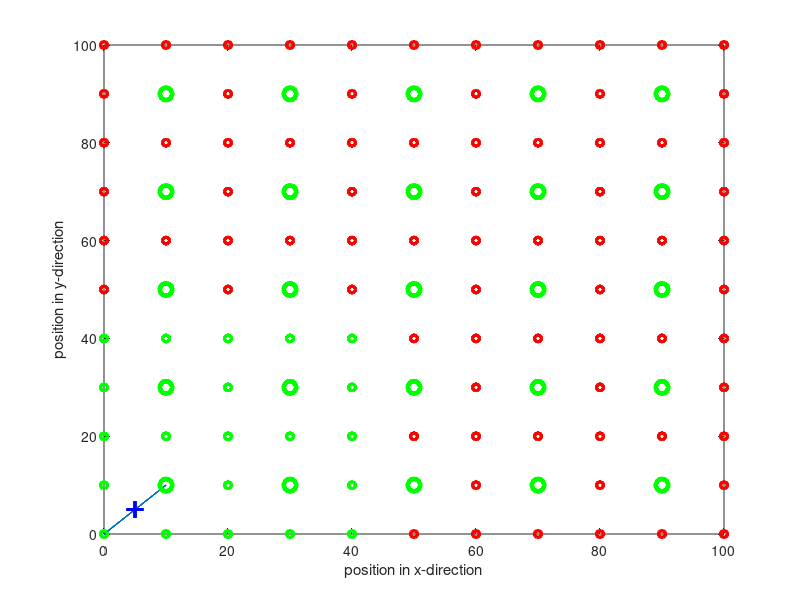

MATLAB code to generate this figure:
clc;
close all;
clear all;


%% Establish a 100*100 area sensor network %%
%s = struct('pr', {}, 'process', {},'cellhead', {},'pwrnow', {}, 'pwrnext', {},'x',{},'y',{},'txrx',{});
f1 = figure(1);
    clf
        k=1;
        s(1).txrx=0;
               for i=0:10:100
                   for j=0:10:100
                       
                       s(k).x=j;
                       s(k).y=i;
                       
                       s(k).pwrnow=1;
                       s(k).pwrnext=0;
                       if rem(s(k).x/10,2)==1 && rem(s(k).y/10,2)==1
                            s(k).cellhead=1;
                            s(k).txrx=0;
                            if s(k).x>10        %% set the transmit location
                                a=s(k).x-20;
                            else
                              a=10;
                            end
                            if s(k).y>10
                                b=s(k).y-20;
                            else
                                b=10;
                            end
                            if s(k).x==10 && s(k).y==10
                                a=0;
                                b=0;
                            end
                                s(k).transmitloc=[a b];
                            
                       else
                            s(k).cellhead=0;
                       end
                       
                       k=k+1;
                   end
               end
               
               
    
    grid on
    for k=1:121
        
                       if s(k).pwrnow==1
                           if s(k).cellhead==1
                                plot(s(k).x,s(k).y,'go','MarkerSize',9,'lineWidth',3);
                                hold on
                           else
                                plot(s(k).x,s(k).y,'go','MarkerSize',5,'lineWidth',2);
                                hold on
                           end
                            
                       else
                            if s(k).cellhead==1
                                plot(s(k).x,s(k).y,'go','MarkerSize',9,'lineWidth',3);
                                hold on
                           else
                                plot(s(k).x,s(k).y,'ro','MarkerSize',5,'lineWidth',2);
                                hold on
                           end
                       end
    end
    
 %% Input %%
    
    num=input('number of iterations to predict');
    
    Pt1=100;    % Transmitted power of target1
    
    
    for t=1:num
        tg1(t,1)=input('x-coordinate of target');
        tg1(t,2)=input('y-coordinate of target');
       
  
    %plot(tg1(:,1),tg1(:,2),'b+','MarkerSize',5,'lineWidth',2);
    Pt1=100;
    %hold on;
    for k=1:121
        d2=(tg1(t,1)-s(k).x)^2+(tg1(t,2)-s(k).y)^2;    %d^2
                       s(k).pr=Pt1/d2;
                       
    end
    
    %% Transmit to neighbourhood sensors %%
    r=15;
    
    for k=1:121
        n=1;
        for j=1:121
            d=sqrt((s(k).x-s(j).x)^2+(s(k).y-s(j).y)^2);
            if d<=r
                s(k).rcpr(n,:)=[s(j).x s(j).y s(j).pr];
                n=n+1;
            end
        end
    end
    
    %% processing at cellhead %%
    th=0.4;
    for k=1:121
        if s(k).cellhead==1
            n=0;
            for j=1:9
                if s(k).rcpr(j,3)>=th
                    n=n+1;
                end
            end
            
            if n>=5
                for j=2:1:9
                    for i=j-1:-1:1
                        if s(k).rcpr(i,3)<s(k).rcpr(i+1,3)
                            
                            temp=s(k).rcpr(i+1,:);
                            s(k).rcpr(i+1,:)=s(k).rcpr(i,:);
                            s(k).rcpr(i,:)=temp;
                        end
                    end
                end
                noisePow = 0; 
                networkSize = 10;  
                distance = zeros(4,1);
                for i=1:4
                   anchorLoc(i,1)=s(k).rcpr(i,1); 
                   anchorLoc(i,2)=s(k).rcpr(i,2); 
                   
                   distance(i) = sqrt(Pt1/s(k).rcpr(i,3));
                end
                
                % noisy measurements
    distanceNoisy = distance + distance.*noisePow./100.*(rand(4,1)-1/2);
    
    % using gussian newton to solve the problem
    
    numOfIteration = 5;
    
    % Initial guess (random locatio)
    mobileLocEst(t,:) = min(anchorLoc)+networkSize*rand(1,2);
    % repeatation
    for i = 1 : numOfIteration
        % computing the esimated distances
        distanceEst   = sqrt(sum( (anchorLoc - repmat(mobileLocEst(t,:),4,1)).^2 , 2));
        % computing the derivatives
            % d0 = sqrt( (x-x0)^2 + (y-y0)^2 )
            % derivatives -> d(d0)/dx = (x-x0)/d0
            % derivatives -> d(d0)/dy = (y-y0)/d0
        distanceDrv   = [(mobileLocEst(t,1)-anchorLoc(:,1))./distanceEst ... % x-coordinate
                         (mobileLocEst(t,2)-anchorLoc(:,2))./distanceEst];   % y-coordinate
        % delta 
        delta = - (distanceDrv.'*distanceDrv)^-1*distanceDrv.' * (distanceEst - distanceNoisy);
        % Updating the estimation
        mobileLocEst(t,:) = mobileLocEst(t,:) + delta.';
        
    end
    s(k).targetLocation=mobileLocEst(t,:);
    s(k).txrx=s(k).targetLocation;
    m=k;
    
    while m~=1
    xt=s(m).transmitloc(1);
    yt=s(m).transmitloc(2);
    X=[s(m).x xt];
    Y=[s(m).y yt];
    line(X,Y);
    for l=1:121
        if s(l).x==xt && s(l).y==yt
           s(l).txrx=s(m).txrx; 
           break
        end
    end
    m=l;
    end
    
    
    
    plot(mobileLocEst(t,1),mobileLocEst(t,2),'b+','MarkerSize',12,'lineWidth',2);
    hold on
                  s(k).pwrnext=1;
    for l=1:121
        if s(l).cellhead==1
        dch=sqrt((s(k).x-s(l).x)^2+(s(k).y-s(l).y)^2);  %distance between cellheads
            if dch<30
                s(l).pwrnext=1;                         %transmitting next power flag to adjacent cellheads
                for m=1:121
                    dtch=sqrt((s(l).x-s(m).x)^2+(s(l).y-s(m).y)^2);  %distance from cellhead to sensors
                    if dtch<=r
                        s(m).pwrnext=1;                 %transmitting next power flag from cellheads to its sensors
                    end
                end
            end
            
        end
    end
    
            end
        end
        
    end
    
    for k=1:121
        s(k).pwrnow=s(k).pwrnext;
        s(k).pwrnext=0;
                       if s(k).pwrnow==1
                           if s(k).cellhead==1
                                plot(s(k).x,s(k).y,'go','MarkerSize',9,'lineWidth',3);
                                hold on
                           else
                                plot(s(k).x,s(k).y,'go','MarkerSize',5,'lineWidth',2);
                                hold on
                           end
                            
                       else
                            if s(k).cellhead==1
                                plot(s(k).x,s(k).y,'go','MarkerSize',9,'lineWidth',3);
                                hold on
                           else
                                plot(s(k).x,s(k).y,'ro','MarkerSize',5,'lineWidth',2);
                                hold on
                           end
                       end
    end
    
    
    end
      
    line(mobileLocEst(:,1),mobileLocEst(:,2));
    xlabel('position in x-direction');
    ylabel('position in y-direction');